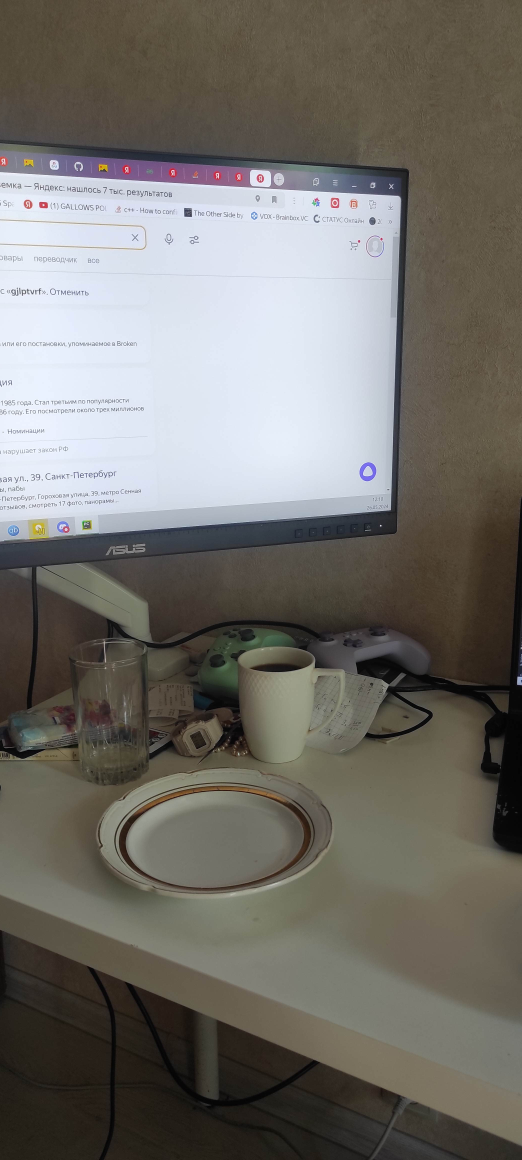
#> input picture imgs/IMG_20240526_121013.jpg, 2088 x 4640 px (shown at 1/4 size)
$ python main.py
#> lines starting #> are read from the running program, lines starting #| are printed output that depends on the picture
import numpy as np
import cv2
import matplotlib.pyplot as plt


def extract_features(img, feature_extractor=None):
    '''
    Extract features using SIFT by default
    :param feature_extractor: python object of feature extractor class (e.g. SIFT)
    :param img: original image
    :return: kp1, des1 - keypoints and descriptors for each keypoint respectively
    '''
    if feature_extractor is None:
        feature_extractor = cv2.SIFT_create()
    kp1, des1 = feature_extractor.detectAndCompute(img, None)
    # kp1, des1 = feature_extractor.detectAndCompute(cv2.cvtColor(img, cv2.COLOR_RGB2GRAY), None)
    return kp1, des1


def get_matches(des1, des2):
    '''
    Get matches between two descriptor lists using k-nearest neighbour matcher and ratio test as per Lowe's paper
    :param des1: descriptors of 1st image
    :param des2: descriptors of 2nd image
    :return: "good" matches, tuple of matches in respect for each descriptor (for debug purposes)
    '''
    matcher = cv2.BFMatcher(cv2.NORM_L1, crossCheck=False)
    matches = matcher.knnMatch(des1, des2, k=2)
    good_points = []
    good_matches = []
    for m, n in matches:
        if m.distance < 0.75 * n.distance:
            good_points.append(m)
            good_matches.append((m, n))
    return good_points, good_matches


def estimate_homography(kp1, kp2, matches, threshold=3):
    '''
    Estimate homography matrix to transform a 2nd image to 1st's image plane using RANSAC-based method
    :param kp1: Keypoints of 1st image
    :param kp2: Keypoints of 2nd image
    :param matches: mathces between two images descriptors
    :param threshold: Maximum allowed reprojection error to treat a point pair as an inlier, used by RANSAC
    :return: Homography matrix, mask for "good" keypoints (filtered by RANSAC)
    '''
    src_points = np.float32([kp1[m.queryIdx].pt for m in matches]).reshape(-1, 1, 2)
    dst_points = np.float32([kp2[m.trainIdx].pt for m in matches]).reshape(-1, 1, 2)

    H, mask = cv2.findHomography(src_points, dst_points, cv2.RANSAC, threshold)
    return H, mask


def warp_images(img1, img2, H):
    '''
    Warp two images and stich them together
    :param img1: 1st image
    :param img2: 2nd image
    :param H: Homography matrix
    :return: stitched image
    '''
    h1, w1 = img1.shape[:2]
    h2, w2 = img2.shape[:2]

    corners1 = np.float32([[0, 0], [0, h1], [w1, h1], [w1, 0]]).reshape(-1, 1, 2)
    corners2 = np.float32([[0, 0], [0, h2], [w2, h2], [w2, 0]]).reshape(-1, 1, 2)
    warped_corners2 = cv2.perspectiveTransform(corners2, H)

    corners = np.concatenate((corners1, warped_corners2), axis=0)
    [xmin, ymin] = np.int32(corners.min(axis=0).ravel() - 0.5)
    [xmax, ymax] = np.int32(corners.max(axis=0).ravel() + 0.5)

    t = [-xmin, -ymin]
    Ht = np.array([[1, 0, t[0]], [0, 1, t[1]], [0, 0, 1]])

    warped_img2 = cv2.warpPerspective(img2, Ht @ H, (xmax - xmin, ymax - ymin))
    warped_img2[t[1]:h1 + t[1], t[0]:w1 + t[0]] = img1

    return warped_img2


def stitch_2_images(img1, img2):
    '''
    Stitch list of images together using SIFT to extract features
    :param imgs: list of images
    :return: stitched image, list of "good" matches,
    list of keypoints for each image, list of descriptors for each image
    '''
    sift = cv2.SIFT_create()

    kp1, des1 = extract_features(img1, sift)
    kp2, des2 = extract_features(img2, sift)

    good_points, good_matches = get_matches(des1, des2)
    H, mask = estimate_homography(kp1, kp2, good_points, threshold=5)
    mask = np.reshape(mask, (len(mask))).astype(bool)
    stitched_image = warp_images(img2, img1, H)

    return stitched_image, good_matches


def main():
    image_paths = ['imgs/IMG_20240526_121013.jpg', 'imgs/IMG_20240526_121018.jpg', 'imgs/IMG_20240526_121021.jpg']
    # initialized a list of images
    imgs = []

    for i in range(len(image_paths)):
        imgs.append(cv2.imread(image_paths[i]))
        imgs[i] = cv2.resize(imgs[i], (0, 0), fx=0.2, fy=0.2)
        imgs[i] = cv2.cvtColor(imgs[i], cv2.COLOR_BGR2RGB)

    for i in range(1, len(imgs)):
        stitched_image, good_matches = stitch_2_images(imgs[i-1], imgs[i])
        imgs[i] = stitched_image
#> this loop made 2 passes
#> good_matches on pass 1: 65 matches
#> good_matches on pass 2: 79 matches
#> pass 1, in warp_images, `warped_img2 = cv2.warpPerspective(img2, Ht @ H, (xmax - xmin, ymax - y..`:
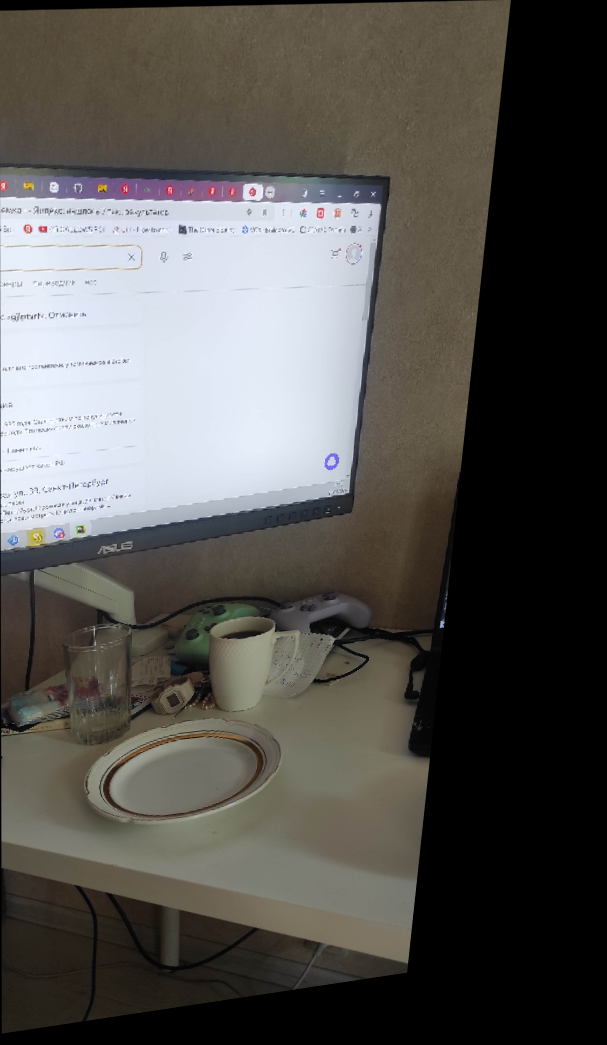
#> warped_img2: shape (1045, 607, 3); mean R, G, B 86, 84.1, 80.5
#> pass 1, in stitch_2_images, `stitched_image = warp_images(img2, img1, H)`:
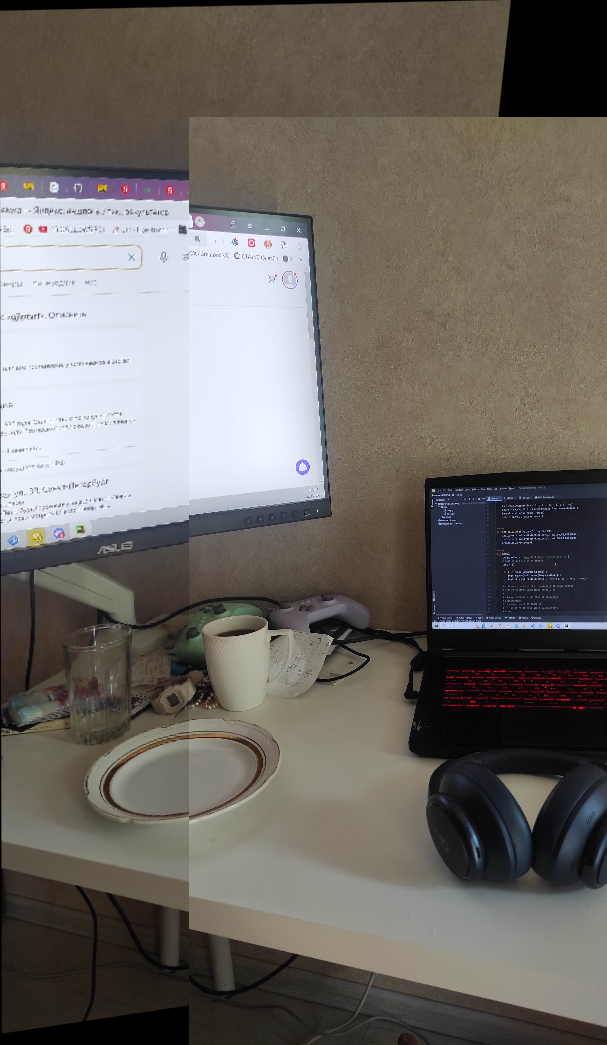
#> stitched_image: shape (1045, 607, 3); mean R, G, B 108.5, 105.1, 99.3
#> pass 2, in warp_images (call 2), `warped_img2 = cv2.warpPerspective(img2, Ht @ H, (xmax - xmin, ymax - y..`:
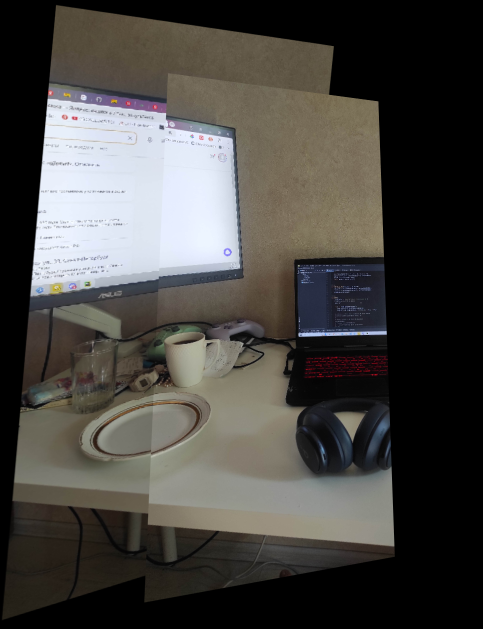
#> warped_img2: shape (1258, 965, 3) (shown at 1/2 size); mean R, G, B 72.1, 70.1, 66.5
#> pass 2, in stitch_2_images (call 2), `stitched_image = warp_images(img2, img1, H)`:
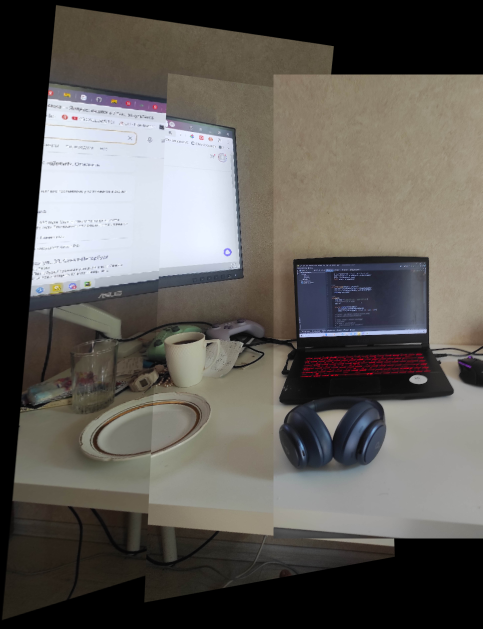
#> stitched_image: shape (1258, 965, 3) (shown at 1/2 size); mean R, G, B 95.7, 92.6, 88
#> after the loop, imgs = 3 items
    plt.figure()
    plt.imshow(stitched_image, interpolation="none", norm=None, filternorm=False)
    plt.title("Image stitching example")
    plt.show()

    pass


# Press the green button in the gutter to run the script.
if __name__ == '__main__':
    main()
